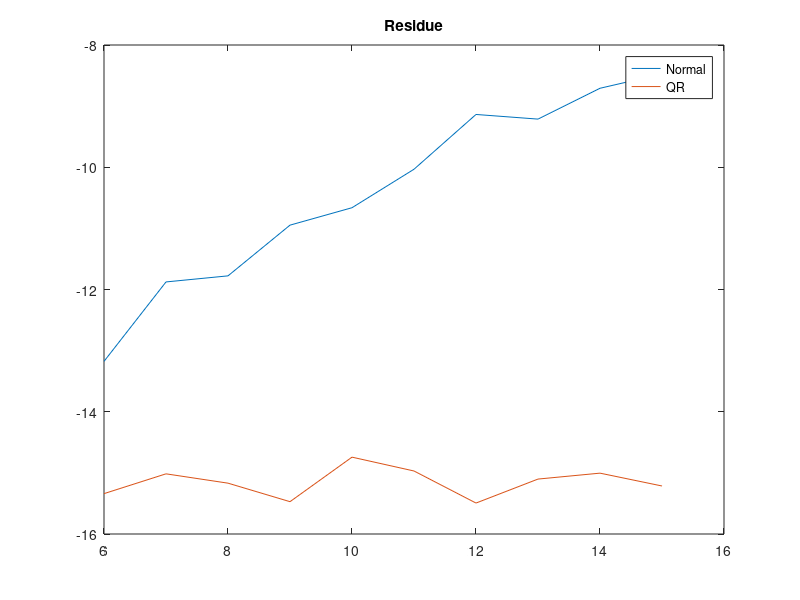
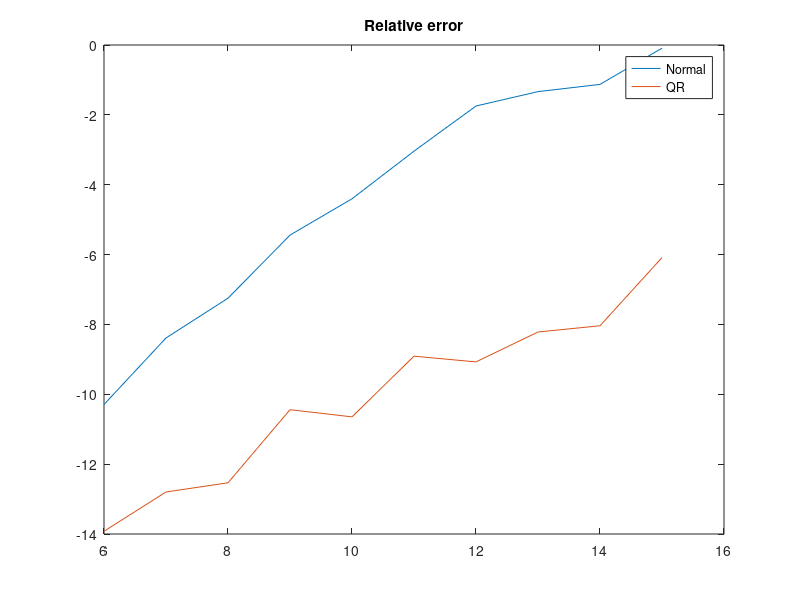

Reproduce these figures in MATLAB, in order.
X = linspace(0,1,50);
w = randn(7, 1);
A=fliplr(vander(X));
A = A(:,1:7);
b = A*w;

format long;
xhat = (A'*A)\(A'*b);
rhat = b - A*xhat;
err = norm(xhat-w)/norm(w);
fprintf('Rel err = %f  Residue = %f \n\n',err,norm(rhat)/norm(b));
disp(norm(rhat)/norm(b));

xtilde = A\b;
err = norm(xtilde-w)/norm(w);
rtilde = b - A*xtilde;
fprintf('Rel err = %f  Residue = %f \n\n',err,norm(rtilde)/norm(b));
disp(norm(rtilde)/norm(b));
format;

%%% b) %%

d = 6:1:15;

arh = [];
erh = [];
art = [];
ert = [];

for i=1:length(d)
    deg = d(i);
    w = randn(deg, 1);
    A=fliplr(vander(X));
    A = A(:,1:deg);
    b = A*w;
    
    format long;
    xhat = (A'*A)\(A'*b);
    rhat = b - A*xhat;
    err = norm(xhat-w)/norm(w);
    %fprintf('Rel err = %f  Residue = %f \n\n',err,norm(rhat)/norm(b));
    %disp(norm(rhat)/norm(b));
    arh = [arh; norm(rhat)/norm(b)];
    erh = [erh;err];

    xtilde = A\b;
    err = norm(xtilde-w)/norm(w);
    rtilde = b - A*xtilde;
    %fprintf('Rel err = %f  Residue = %f \n\n',err,norm(rtilde)/norm(b));
    %disp(norm(rtilde)/norm(b));
    art = [art; norm(rtilde)/norm(b)];
    ert = [ert;err];
    format;
end

f=figure();
plot(d',log10(arh));
hold on;
plot(d',log10(art));
legend('Normal','QR');
title('Residue');

f=figure();
plot(d',log10(erh));
hold on;
plot(d',log10(ert));
legend('Normal','QR');
title('Relative error');